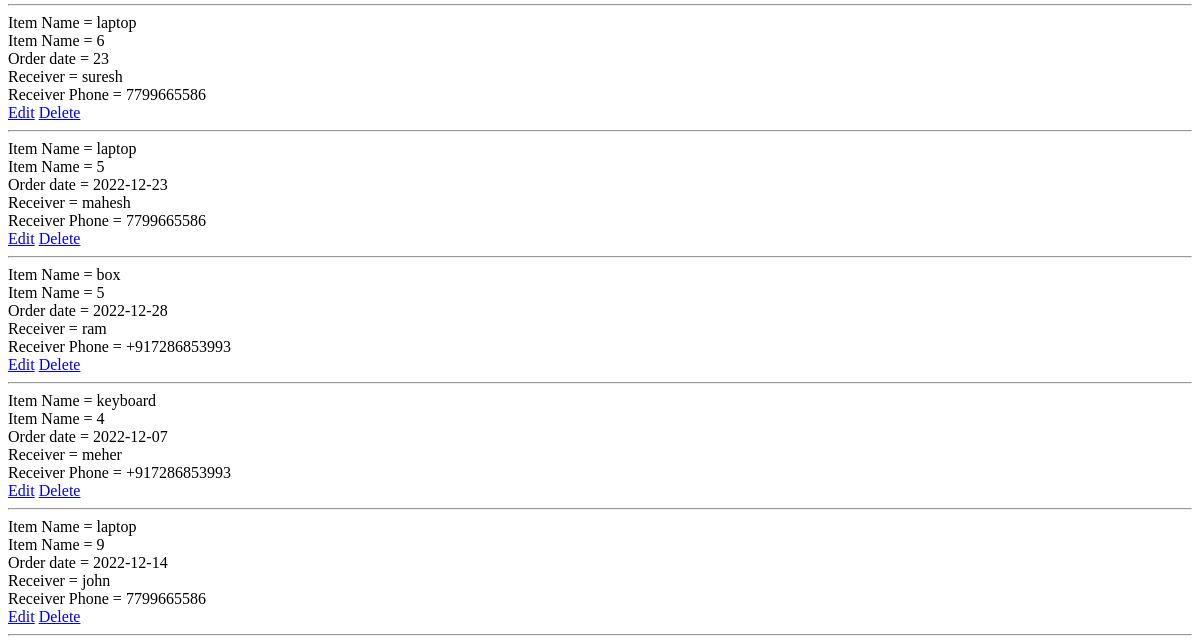
The page /list_items (lower part) on the database as committed earlier.
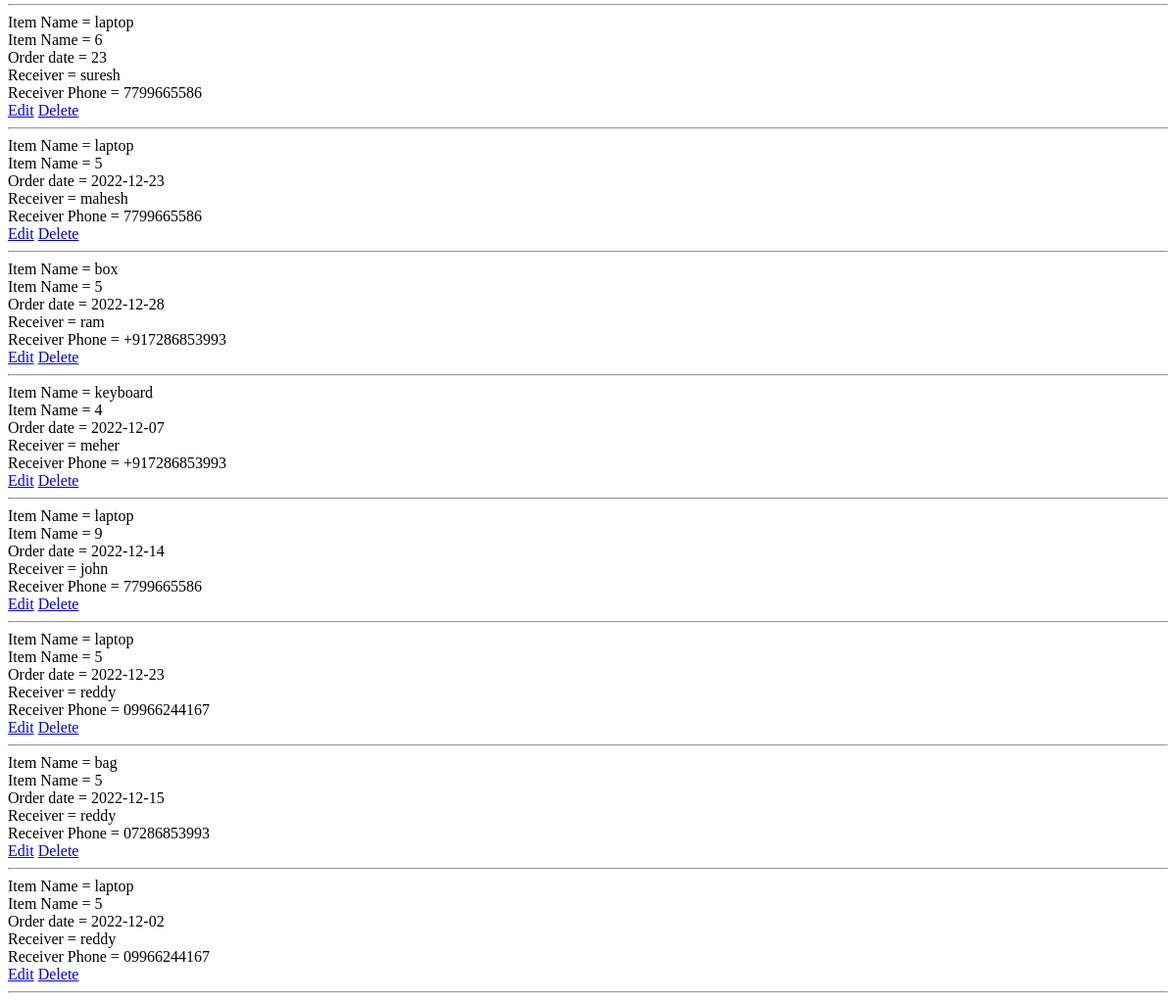
The same page on the database as committed later.
### tables this page shows
CREATE TABLE itemdetails ( id INTEGER PRIMARY KEY AUTOINCREMENT ,name text, weight text, date text, receiver text, receiver_phone text);

### app.py (the view)
@app.route('/list_items')
def list_items():
    with sqlite3.connect('database.db') as con:
        con.row_factory = sqlite3.Row
        cur = con.cursor()
        cur.execute('select * from itemdetails')
        row = cur.fetchall()
    print(row)
    return render_template('list_items.html', row=row)

### templates/list_items.html (shortened to what this page needs)
<!DOCTYPE html>
<html lang="en">
<head>
</head>
<body>
{% for i in row %}
Item Name = {{i.name}}<br>
Item Name = {{i.weight}}<br>
Order date = {{i.date}}<br>
Receiver = {{i.receiver}}<br>
Receiver Phone = {{i.receiver_phone}}<br>
<a href="/edit_item/{{i.id}}">Edit</a>
<a href="/delete_item/{{i.id}}">Delete</a><hr>
{% endfor %}
</body>
</html>

Rows that differ between the two databases and show on the page:
added itemdetails: name "laptop", weight "5", date "2022-12-23", receiver "reddy", receiver_phone "09966244167"
added itemdetails: name "bag", weight "5", date "2022-12-15", receiver "reddy", receiver_phone "07286853993"
added itemdetails: name "laptop", weight "5", date "2022-12-02", receiver "reddy", receiver_phone "09966244167"
